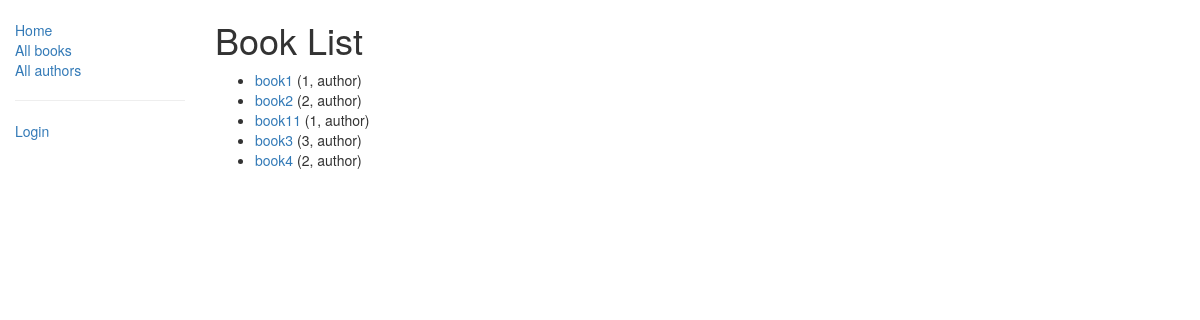
/catalog/books/, run on the app's committed database.
### catalog/models.py (models this page shows, shortened)
class Book(models.Model):
    title = models.CharField(max_length=200)
    author = models.ForeignKey('Author', on_delete=models.SET_NULL, null=True)
    summary = models.TextField(max_length=1000, help_text="Enter a brief description of the book")
    isbn = models.CharField('ISBN', max_length=13, help_text='13 Character <a href="https://www.isbn-international.org/content/what-isbn">ISBN number</a>')
    LANGUAGES = (
        ('e', 'English'),
        ('r', 'Русский'),
        ('b', 'Беларуская'),
        ('f', 'French'),
        ('o', 'Other language'),
    )
    language = models.CharField(max_length=1, choices=LANGUAGES, blank=True, null=True, help_text='Book language')
    genre = models.ManyToManyField(Genre, help_text="Select a genre for this book")
    def get_absolute_url(self):
        return reverse('book-detail', args=[str(self.id)])
    def display_genre(self):
        """
            Creates a string for the Genre. This is required to display genre in Admin.
        """
        return ', '.join([genre.name for genre in self.genre.all()[:3]])
    display_genre.short_description = 'Genre'

class Author(models.Model):
    first_name = models.CharField(max_length=100)
    last_name = models.CharField(max_length=100)
    date_of_birth = models.DateField(null=True, blank=True)
    date_of_death = models.DateField('Died', null=True, blank=True)
    def __str__(self):
        return '%s, %s' % (self.last_name, self.first_name)

### catalog/views.py (the view)
class BookListView(generic.ListView):
    model = Book
    paginate_by = 10

### catalog/templates/catalog/book_list.html
{% extends "base_generic.html" %}
{% block content %}
    <h1>Book List</h1>
    {% if book_list %}
    <ul>
      {% for book in book_list %}
      <li>
        <a href="{{ book.get_absolute_url }}">{{ book.title }}</a> ({{book.author}})
      </li>
      {% endfor %}
    </ul>
    {% else %}
      <p>There are no books in the library.</p>
    {% endif %}
{% endblock %}

### data on the page
Book: title "book1", author "1, author"
Book: title "book2", author "2, author"
Book: title "book11", author "1, author"
Book: title "book3", author "3, author"
Book: title "book4", author "2, author"
